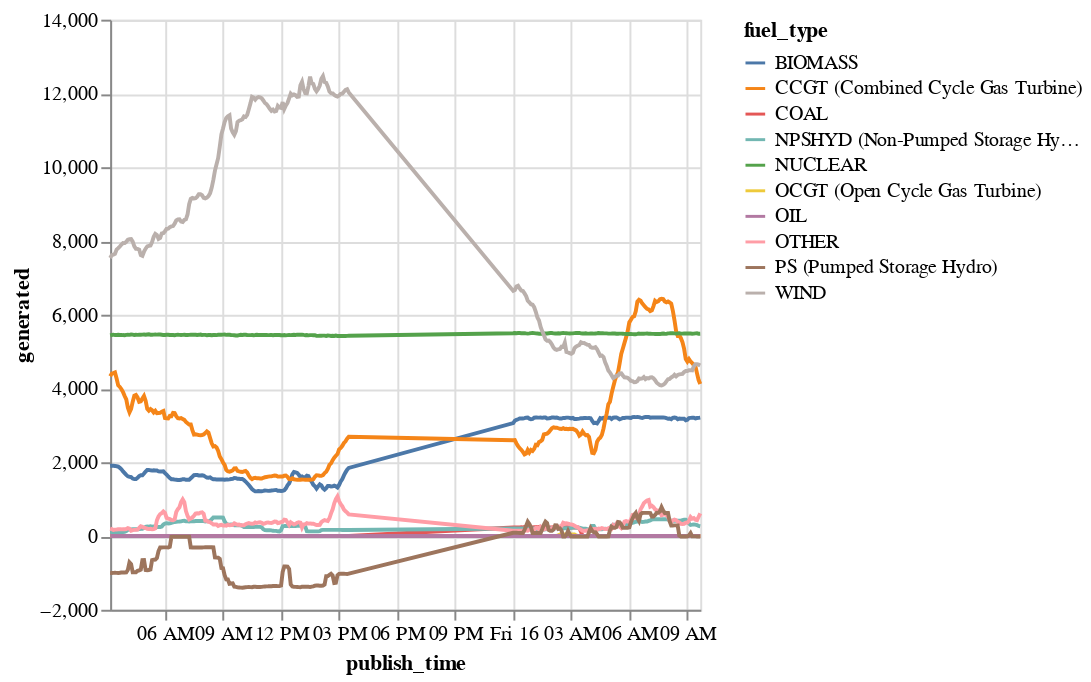

Notebook cell for this chart:
### Code cell
chart = alt.Chart(df_fuel_types[["publish_time", "generated", "fuel_type"]]).mark_line().encode(
    x="publish_time", y="generated", color="fuel_type")
chart

### Figure 1 — Vega-Lite specification as saved in the notebook (floating-point values rounded to 4 significant figures; data arrays with more than 128 entries replaced by an {"elided": "..."} marker saying what was removed)
{"config": {"view": {"continuousWidth": 300, "continuousHeight": 300}}, "data": {"name": "data-d7e04b84cf586f2e811c9b13b781e4c9"}, "mark": {"type": "line"}, "encoding": {"color": {"field": "fuel_type", "type": "nominal"}, "x": {"field": "publish_time", "type": "temporal"}, "y": {"field": "generated", "type": "quantitative"}}, "$schema": "https://vega.github.io/schema/vega-lite/v5.20.1.json", "datasets": {"data-d7e04b84cf586f2e811c9b13b781e4c9": {"elided": "2660 records"}}}
